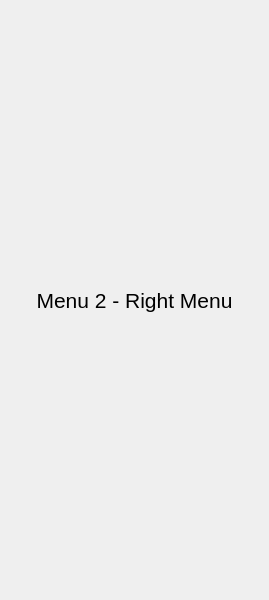
<?xml version="1.0" encoding="UTF-8"?>
<ui version="4.0">
 <class>RightColumn</class>
 <widget class="QWidget" name="RightColumn">
  <property name="geometry">
   <rect>
    <x>0</x>
    <y>0</y>
    <width>269</width>
    <height>600</height>
   </rect>
  </property>
  <property name="maximumSize">
   <size>
    <width>269</width>
    <height>16777215</height>
   </size>
  </property>
  <property name="windowTitle">
   <string>Form</string>
  </property>
  <layout class="QVBoxLayout" name="main_pages_layout">
   <property name="spacing">
    <number>0</number>
   </property>
   <property name="leftMargin">
    <number>5</number>
   </property>
   <property name="topMargin">
    <number>5</number>
   </property>
   <property name="rightMargin">
    <number>5</number>
   </property>
   <property name="bottomMargin">
    <number>5</number>
   </property>
   <item>
    <widget class="QStackedWidget" name="menus">
     <property name="currentIndex">
      <number>1</number>
     </property>
     <widget class="QWidget" name="menu_1">
      <layout class="QVBoxLayout" name="verticalLayout">
       <property name="spacing">
        <number>5</number>
       </property>
       <property name="leftMargin">
        <number>5</number>
       </property>
       <property name="topMargin">
        <number>5</number>
       </property>
       <property name="rightMargin">
        <number>5</number>
       </property>
       <property name="bottomMargin">
        <number>5</number>
       </property>
       <item>
        <widget class="QLabel" name="label_1">
         <property name="font">
          <font>
           <pointsize>16</pointsize>
          </font>
         </property>
         <property name="styleSheet">
          <string notr="true">font-size: 16pt</string>
         </property>
         <property name="text">
          <string>Menu 1 - Right Menu</string>
         </property>
         <property name="alignment">
          <set>Qt::AlignCenter</set>
         </property>
        </widget>
       </item>
      </layout>
     </widget>
     <widget class="QWidget" name="menu_2">
      <layout class="QVBoxLayout" name="verticalLayout_2">
       <property name="spacing">
        <number>5</number>
       </property>
       <property name="leftMargin">
        <number>5</number>
       </property>
       <property name="topMargin">
        <number>5</number>
       </property>
       <property name="rightMargin">
        <number>5</number>
       </property>
       <property name="bottomMargin">
        <number>5</number>
       </property>
       <item>
        <widget class="QLabel" name="label_2">
         <property name="font">
          <font>
           <pointsize>16</pointsize>
          </font>
         </property>
         <property name="styleSheet">
          <string notr="true">font-size: 16pt</string>
         </property>
         <property name="text">
          <string>Menu 2 - Right Menu</string>
         </property>
         <property name="alignment">
          <set>Qt::AlignCenter</set>
         </property>
        </widget>
       </item>
      </layout>
     </widget>
    </widget>
   </item>
  </layout>
 </widget>
 <resources/>
 <connections/>
</ui>
